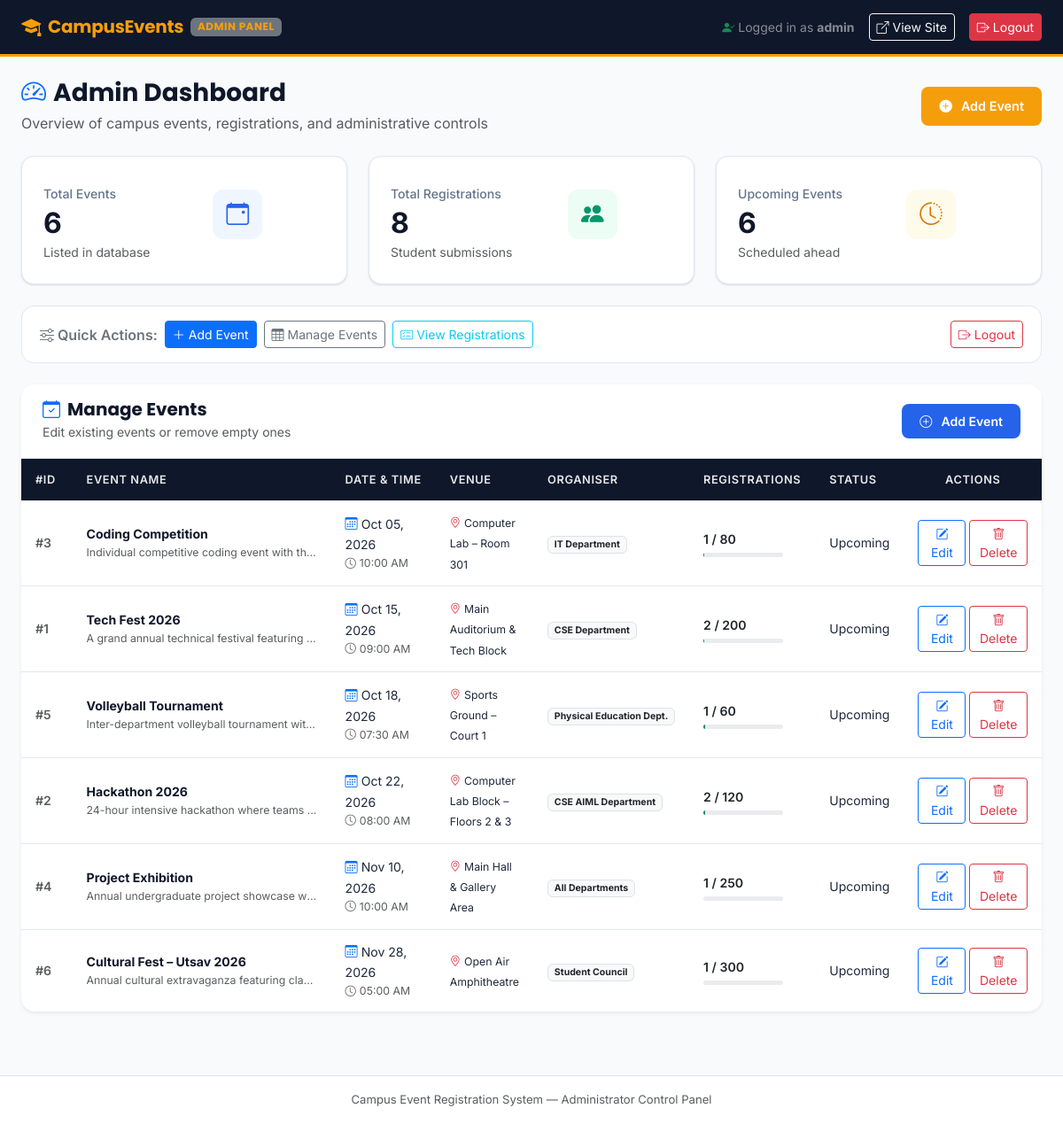
Page /admin/dashboard.php (signed in) on the committed database.
### tables this page shows
CREATE TABLE IF NOT EXISTS events (
    id              INT(11)       NOT NULL AUTO_INCREMENT,
    event_name      VARCHAR(150)  NOT NULL,
    description     TEXT          NOT NULL,
    event_date      DATE          NOT NULL,
    event_time      TIME          NOT NULL,
    venue           VARCHAR(200)  NOT NULL,
    organizer       VARCHAR(150)  NOT NULL,
    max_participants INT(11)      NOT NULL DEFAULT 100,
    status          ENUM('upcoming','ongoing','completed','cancelled') NOT NULL DEFAULT 'upcoming',
    created_at      TIMESTAMP     NOT NULL DEFAULT CURRENT_TIMESTAMP,
    PRIMARY KEY (id),
    INDEX idx_status (status),
    INDEX idx_event_date (event_date)
);

### admin/dashboard.php (the view, shortened to what this page needs)
<?php
require_once '../db.php';
$total_events = 0;
$res = mysqli_query($conn, "SELECT COUNT(*) AS cnt FROM events");
if ($res && $row = mysqli_fetch_assoc($res)) {
    $total_events = (int) $row['cnt'];
}
$total_regs = 0;
$res = mysqli_query($conn, "SELECT COUNT(*) AS cnt FROM registrations");
if ($res && $row = mysqli_fetch_assoc($res)) {
    $total_regs = (int) $row['cnt'];
}
$upcoming_events = 0;
$res = mysqli_query($conn, "SELECT COUNT(*) AS cnt FROM events WHERE status = 'upcoming' AND event_date >= CURDATE()");
if ($res && $row = mysqli_fetch_assoc($res)) {
    $upcoming_events = (int) $row['cnt'];
}
$events = [];
$sql = "SELECT e.*,
               (SELECT COUNT(*) FROM registrations r WHERE r.event_id = e.id) AS reg_count
        FROM events e
        ORDER BY e.event_date ASC";
$result = mysqli_query($conn, $sql);
if ($result) {
    while ($row = mysqli_fetch_assoc($result)) {
        $events[] = $row;
    }
}
?>
<!DOCTYPE html>
<html lang="en">
<head>
    <link href="https://cdn.jsdelivr.net/npm/bootstrap@5.3.3/dist/css/bootstrap.min.css" rel="stylesheet">
    <link href="https://cdn.jsdelivr.net/npm/bootstrap-icons@1.11.3/font/bootstrap-icons.min.css" rel="stylesheet">
    <link href="../css/style.css" rel="stylesheet">
</head>
<body>
<nav class="admin-nav">
    <div class="container-fluid px-4">
        <div class="d-flex align-items-center justify-content-between">
            <a class="navbar-brand-text text-white d-flex align-items-center" href="dashboard.php">
                <i class="bi bi-mortarboard-fill me-2" style="color:var(--accent);font-size:1.4rem;"></i>
                <span style="font-weight:700;">Campus<span style="color:var(--accent);">Events</span></span>
                <span class="badge bg-secondary ms-2" style="font-size:0.75rem;letter-spacing:0.5px;">ADMIN PANEL</span>
            </a>
            <div class="d-flex align-items-center gap-3">
                <span class="text-white-50 small d-none d-md-inline">
                    <i class="bi bi-person-check-fill me-1 text-success"></i>Logged in as <strong><?= htmlspecialchars($_SESSION['admin_username'] ?? 'Admin') ?></strong>
                </span>
                <a href="../index.php" class="btn btn-sm btn-outline-light" target="_blank" title="View Public Website">
                    <i class="bi bi-box-arrow-up-right me-1"></i>View Site
                </a>
                <a href="logout.php" class="btn btn-sm btn-danger">
                    <i class="bi bi-box-arrow-right me-1"></i>Logout
                </a>
            </div>
        </div>
    </div>
</nav>
<div class="container-fluid px-4 py-4" style="max-width:1300px;">
    <div class="d-flex flex-wrap align-items-center justify-content-between gap-3 mb-4">
        <div>
            <h1 class="h3 mb-1" style="color:var(--secondary);font-weight:700;">
                <i class="bi bi-speedometer2 text-primary me-2"></i>Admin Dashboard
            </h1>
            <p class="text-muted mb-0">Overview of campus events, registrations, and administrative controls</p>
        </div>
        <div class="d-flex gap-2">
            <a href="add_event.php" class="btn-accent-custom" style="font-size:.9rem;padding:10px 20px;">
                <i class="bi bi-plus-circle-fill me-1"></i> Add Event
            </a>
        </div>
    </div>
    <div class="row g-4 mb-4">
        <div class="col-md-4">
            <div class="admin-stat-card">
                <div>
                    <div class="stat-label">Total Events</div>
                    <div class="stat-num"><?= $total_events ?></div>
                    <div class="small text-muted mt-1">Listed in database</div>
                </div>
                <div class="stat-icon blue">
                    <i class="bi bi-calendar-event"></i>
                </div>
            </div>
        </div>
        <div class="col-md-4">
            <div class="admin-stat-card">
                <div>
                    <div class="stat-label">Total Registrations</div>
                    <div class="stat-num"><?= $total_regs ?></div>
                    <div class="small text-muted mt-1">Student submissions</div>
                </div>
                <div class="stat-icon green">
                    <i class="bi bi-people-fill"></i>
                </div>
            </div>
        </div>
        <div class="col-md-4">
            <div class="admin-stat-card">
                <div>
                    <div class="stat-label">Upcoming Events</div>
                    <div class="stat-num"><?= $upcoming_events ?></div>
                    <div class="small text-muted mt-1">Scheduled ahead</div>
                </div>
                <div class="stat-icon amber">
                    <i class="bi bi-clock-history"></i>
                </div>
            </div>
        </div>
    </div>
    <div class="action-toolbar">
        <div class="d-flex align-items-center gap-2">
            <span class="fw-semibold text-secondary"><i class="bi bi-sliders me-1"></i>Quick Actions:</span>
            <a href="add_event.php" class="btn btn-sm btn-primary">
                <i class="bi bi-plus-lg me-1"></i>Add Event
            </a>
            <a href="#manageEvents" class="btn btn-sm btn-outline-secondary">
                <i class="bi bi-table me-1"></i>Manage Events
            </a>
            <a href="../registrations.php" class="btn btn-sm btn-outline-info" target="_blank">
                <i class="bi bi-card-checklist me-1"></i>View Registrations
            </a>
        </div>
        <div>
            <a href="logout.php" class="btn btn-sm btn-outline-danger">
                <i class="bi bi-box-arrow-right me-1"></i>Logout
            </a>
        </div>
    </div>
    <div id="manageEvents" class="card shadow-sm border-0 rounded-4 overflow-hidden mb-5">
        <div class="card-header bg-white py-3 px-4 d-flex align-items-center justify-content-between border-bottom">
            <div>
                <h2 class="h5 mb-0 fw-bold" style="color:var(--secondary);">
                    <i class="bi bi-calendar-check text-primary me-2"></i>Manage Events
                </h2>
                <span class="text-muted small">Edit existing events or remove empty ones</span>
            </div>
            <a href="add_event.php" class="btn btn-sm btn-primary-custom">
                <i class="bi bi-plus-circle me-1"></i> Add Event
            </a>
        </div>
        <div class="card-body p-0">
            <?php if (empty($events)) : ?>
            <div class="empty-state py-5 text-center">
                <i class="bi bi-calendar-x" style="font-size:3rem;color:var(--text-light);"></i>
                <h3 class="h5 mt-3">No Events Yet</h3>
                <p class="text-muted">No events currently exist in the database.</p>
                <a href="add_event.php" class="btn-primary-custom mt-2">
                    <i class="bi bi-plus-circle"></i> Add First Event
                </a>
            </div>
            <?php else : ?>
            <div class="table-responsive">
                <table class="table table-hover align-middle mb-0 table-custom">
                    <thead>
                        <tr>
                            <th style="width:60px;">#ID</th>
                            <th>Event Name</th>
                            <th>Date &amp; Time</th>
                            <th>Venue</th>
                            <th>Organiser</th>
                            <th>Registrations</th>
                            <th>Status</th>
                            <th style="width:170px;" class="text-center">Actions</th>
                        </tr>
                    </thead>
                    <tbody>
                        <?php foreach ($events as $ev) :
                            $reg_count = (int) $ev['reg_count'];
                            $max_part  = (int) $ev['max_participants'];
                            $pct       = ($max_part > 0) ? min(100, round(($reg_count / $max_part) * 100)) : 0;
                            $has_regs  = ($reg_count > 0);
                        ?>
                        <tr>
                            <td><span class="text-muted fw-semibold">#<?= (int)$ev['id'] ?></span></td>
                            <td>
                                <div class="fw-bold" style="color:var(--secondary);"><?= htmlspecialchars($ev['event_name']) ?></div>
                                <div class="text-muted small text-truncate" style="max-width:260px;"><?= htmlspecialchars(substr($ev['description'], 0, 80)) ?>...</div>
                            </td>
                            <td>
                                <div><i class="bi bi-calendar3 me-1 text-primary"></i><?= date('M d, Y', strtotime($ev['event_date'])) ?></div>
                                <div class="text-muted small"><i class="bi bi-clock me-1"></i><?= date('h:i A', strtotime($ev['event_time'])) ?></div>
                            </td>
                            <td>
                                <span class="small"><i class="bi bi-geo-alt me-1 text-danger"></i><?= htmlspecialchars($ev['venue']) ?></span>
                            </td>
                            <td>
                                <span class="badge bg-light text-dark border"><?= htmlspecialchars($ev['organizer']) ?></span>
                            </td>
                            <td>
                                <div class="fw-semibold <?= $pct >= 90 ? 'text-danger' : 'text-dark' ?>">
                                    <?= $reg_count ?> / <?= $max_part ?>
                                </div>
                                <div class="progress mt-1" style="height: 5px; width: 90px;">
                                </div>
                            </td>
                            <td>
                                <span class="badge-status badge-status-<?= htmlspecialchars($ev['status']) ?>">
                                    <?= htmlspecialchars(ucfirst($ev['status'])) ?>
                                </span>
                            </td>
                            <td class="text-center">
                                <div class="d-inline-flex gap-1">
                                    <a href="edit_event.php?id=<?= (int)$ev['id'] ?>"
                                       class="btn btn-sm btn-outline-primary"
                                       title="Edit Event">
                                        <i class="bi bi-pencil-square"></i> Edit
                                    </a>
                                    <form method="POST"
                                          action="delete_event.php"
                                          class="d-inline"
                                          onsubmit="return confirm('Are you sure you want to delete this event?');">
                                        <button type="submit"
                                                class="btn btn-sm btn-outline-danger"
                                                title="<?= $has_regs ? 'Note: Has registrations' : 'Delete Event' ?>">
                                            <i class="bi bi-trash"></i> Delete
                                        </button>
                                    </form>
                                </div>
                            </td>
                        </tr>
                        <?php endforeach; ?>
                    </tbody>
                </table>
            </div>
            <?php endif; ?>
        </div>
    </div>
</div>
<footer class="footer-bottom py-3 bg-white border-top text-center text-muted small">
    Campus Event Registration System &mdash; Administrator Control Panel
</footer>
</body>
</html>

### css/style.css (style rules this page uses)
:root { --primary: #2563eb; --primary-dark: #1d4ed8; --primary-light: #eff6ff; --secondary: #0f172a; --accent: #f59e0b; --accent-dark: #d97706; --success: #059669; --danger: #dc2626; --surface: #ffffff; --surface-alt: #f8fafc; --border: #e2e8f0; --text-main: #1e293b; --text-muted: #64748b; --text-light: #94a3b8; --shadow-sm: 0 1px 3px rgba(0,0,0,.08), 0 1px 2px rgba(0,0,0,.06); --shadow-md: 0 4px 12px rgba(0,0,0,.10), 0 2px 4px rgba(0,0,0,.06); --shadow-lg: 0 10px 30px rgba(0,0,0,.12), 0 4px 8px rgba(0,0,0,.06); --radius: 12px; --radius-sm: 8px; --radius-lg: 20px; --transition: 0.25s ease; }
*, *::before, *::after { box-sizing: border-box; }
html { scroll-behavior: smooth; }
body { font-family: 'Inter', system-ui, -apple-system, sans-serif; color: var(--text-main); background: var(--surface-alt); line-height: 1.65; -webkit-font-smoothing: antialiased; }
h1, h2, h3, h4, h5, h6 { font-family: 'Poppins', 'Inter', sans-serif; font-weight: 700; color: var(--secondary); line-height: 1.25; }
a { color: var(--primary); text-decoration: none; transition: color var(--transition); }
.navbar-brand-text { font-family: 'Poppins', sans-serif; font-weight: 700; font-size: 1.25rem; color: #fff !important; letter-spacing: -0.3px; }
.navbar-brand-text span { color: var(--accent); }
.stat-icon { width: 52px; height: 52px; border-radius: var(--radius-sm); display: flex; align-items: center; justify-content: center; font-size: 1.4rem; margin: 0 auto 14px; }
.stat-icon.blue { background: #eff6ff; color: var(--primary); }
.stat-icon.amber { background: #fffbeb; color: var(--accent-dark); }
.stat-icon.green { background: #ecfdf5; color: var(--success); }
.stat-label { font-size: .85rem; color: var(--text-muted); margin-top: 6px; font-weight: 500; }
.btn-primary-custom { background: var(--primary); color: #fff; border: none; border-radius: var(--radius-sm); padding: 9px 20px; font-weight: 600; font-size: .88rem; display: inline-flex; align-items: center; gap: 6px; transition: all var(--transition); cursor: pointer; }
.btn-accent-custom { background: var(--accent); color: #fff; border: none; border-radius: var(--radius-sm); padding: 9px 20px; font-weight: 600; font-size: .88rem; display: inline-flex; align-items: center; gap: 6px; transition: all var(--transition); cursor: pointer; }
.table-custom { width: 100%; border-collapse: collapse; margin: 0; }
.table-custom thead th { background: var(--secondary); color: rgba(255,255,255,.9); padding: 13px 16px; font-size: .8rem; font-weight: 600; text-transform: uppercase; letter-spacing: .6px; white-space: nowrap; border: none; }
.table-custom tbody td { padding: 13px 16px; font-size: .88rem; color: var(--text-main); border-bottom: 1px solid var(--border); vertical-align: middle; }
.table-custom tbody tr:last-child td { border-bottom: none; }
.footer-bottom { font-size: .82rem; text-align: center; }

### admin/dashboard.php (style rules this page uses)
.admin-nav { background: #0f172a; border-bottom: 3px solid var(--accent); padding: 12px 0; }
.admin-stat-card { background: #ffffff; border-radius: 14px; padding: 24px; border: 1px solid var(--border); box-shadow: var(--shadow-sm); display: flex; align-items: center; justify-content: space-between; transition: transform var(--transition), box-shadow var(--transition); }
.stat-icon { width: 56px; height: 56px; border-radius: 12px; display: flex; align-items: center; justify-content: center; font-size: 1.6rem; }
.stat-icon.blue { background: #eff6ff; color: #2563eb; }
.stat-icon.green { background: #ecfdf5; color: #059669; }
.stat-icon.amber { background: #fffbeb; color: #d97706; }
.stat-num { font-size: 2rem; font-weight: 700; color: var(--secondary); line-height: 1.1; }
.stat-label { color: var(--text-muted); font-size: 0.88rem; font-weight: 500; margin-bottom: 4px; }
.action-toolbar { background: #ffffff; border-radius: 14px; padding: 16px 20px; border: 1px solid var(--border); display: flex; flex-wrap: wrap; align-items: center; justify-content: space-between; gap: 12px; margin-bottom: 24px; }

### rows in the picture
events: id "3", event_name "Coding Competition", description "Individual competitive coding event with th…", event_date "Oct 05, 2026", event_time "10:00 AM", venue "Computer Lab – Room 301", organizer "IT Department", reg_count "1", max_participants "80", status "Upcoming"
events: id "1", event_name "Tech Fest 2026", description "A grand annual technical festival featuring…", event_date "Oct 15, 2026", event_time "09:00 AM", venue "Main Auditorium & Tech Block", organizer "CSE Department", reg_count "2", max_participants "200", status "Upcoming"
events: id "5", event_name "Volleyball Tournament", description "Inter-department volleyball tournament wit…", event_date "Oct 18, 2026", event_time "07:30 AM", venue "Sports Ground – Court 1", organizer "Physical Education Dept.", reg_count "1", max_participants "60", status "Upcoming"
events: id "2", event_name "Hackathon 2026", description "24-hour intensive hackathon where teams…", event_date "Oct 22, 2026", event_time "08:00 AM", venue "Computer Lab Block – Floors 2 & 3", organizer "CSE AIML Department", reg_count "2", max_participants "120", status "Upcoming"
events: id "4", event_name "Project Exhibition", description "Annual undergraduate project showcase w…", event_date "Nov 10, 2026", event_time "10:00 AM", venue "Main Hall & Gallery Area", organizer "All Departments", reg_count "1", max_participants "250", status "Upcoming"
events: id "6", event_name "Cultural Fest – Utsav 2026", description "Annual cultural extravaganza featuring cla…", event_date "Nov 28, 2026", event_time "05:00 AM", venue "Open Air Amphitheatre", organizer "Student Council", reg_count "1", max_participants "300", status "Upcoming"

### other values in the picture
$_SESSION['admin_username'] "admin"
$total_events "6"
$total_regs "8"
$upcoming_events "6"
